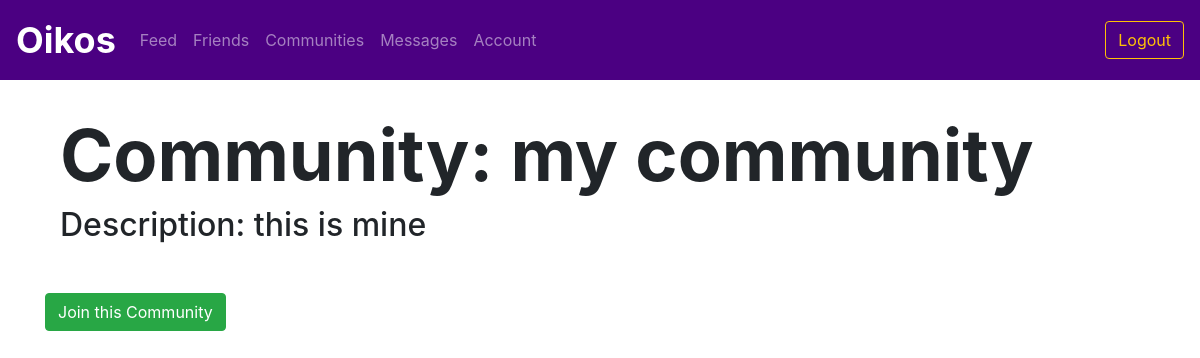
The app's page /community/1 (signed in), older data.
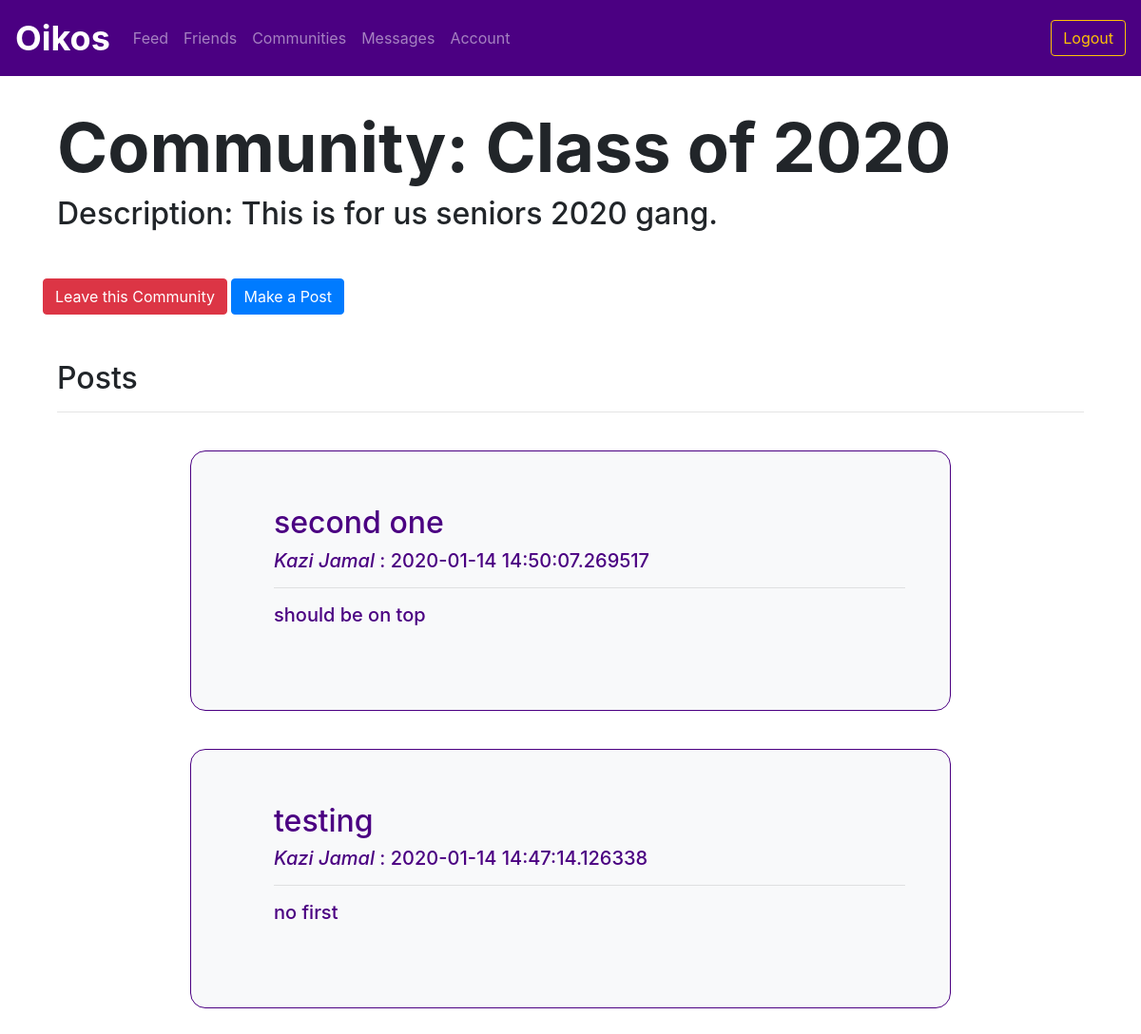
The same page, newer data.
### utl/models.py (models this page shows)
class Community(db.Model):
    communityID = db.Column(db.Integer, primary_key=True)
    name = db.Column(db.Text, nullable=False)
    description = db.Column(db.Text, nullable=False)

class Post(db.Model):
    postID = db.Column(db.Integer, primary_key=True)
    communityID = db.Column(db.Integer, nullable=True)
    userID = db.Column(db.Integer, nullable=False)
    title = db.Column(db.Text, nullable=False)
    content = db.Column(db.Text, nullable=False)
    timestamp = db.Column(db.DateTime, nullable=False, default=datetime.utcnow)

class User(db.Model):
    userID = db.Column(db.Integer, primary_key=True)
    email = db.Column(db.Text, unique=True, nullable=False)
    password = db.Column(db.Text, nullable=False)
    firstName = db.Column(db.Text, nullable=False)
    lastName = db.Column(db.Text, nullable=False)
    displayName = db.Column(db.Text, nullable=False)
    grade = db.Column(db.Text, nullable=False)

### app.py (the view)
@app.route("/community/<communityID>")
@login_required
def community(communityID):
    community = communitiesfunctions.getCommunity(communityID)
    incommunity = communitiesfunctions.inCommunity(session['userID'], communityID)
    post_data = postsfunctions.getCommunityPosts(communityID)
    posts = {}
    for post in post_data:
        posts[post] = postsfunctions.getCreator(post.postID)
    return render_template("community.html", community=community, incommunity=incommunity, posts=posts)

### app.py (called while the page is built)
def login_required(f):
    @wraps(f)
    def decorated_function(*args, **kwargs):
        if "userID" not in session:
            return redirect(url_for('login'))
        return f(*args, **kwargs)
    return decorated_function

### utl/communities.py (called while the page is built)
def getCommunity(communityID):
    community = Community.query.filter_by(communityID=communityID).first()
    return community

def inCommunity(userID, communityID):
    member = Member.query.filter_by(userID=userID, communityID=communityID).first()
    if member == None:
        return False
    return True

### utl/posts.py (called while the page is built)
def getCommunityPosts(communityID):
    posts = Post.query.filter_by(communityID=communityID).order_by(Post.timestamp.desc())
    return posts

def getCreator(postID):
    post = Post.query.filter_by(postID=postID).first()
    userID = post.userID
    user = User.query.filter_by(userID=userID).first()
    return user

### templates/community.html (shortened to what this page needs)
{% extends "logbase.html" %}
{% block body %}
<div class="content mb-5">
     <h1 class="display-3" style="font-weight: 700; padding-left: 5vw; padding-top: 5vh;">Community: {{ community.name }}</h1>
     <h2 style="padding-left: 5vw;">Description: {{ community.description }}</h2>
</div>
{% if incommunity %}
<div class="container">
    <a href="/leavecommunity/{{ community.communityID }}" class="btn btn-danger">Leave this Community</a>
    <button type="button" class="btn btn-primary" data-toggle="modal" data-target="#newCommunityPostModal">
        Make a Post
    </button>
<div class="container my-5">
    <h2>Posts</h2>
    <hr>
    {% if not posts %}
    <p>No posts.</p>
    {% else %}
    {% for post in posts %}
    <div class="row" style="margin-left: 5vw; margin-right: 5vw; margin-top: 5vh;">
        <div class="container col-md-10 bg-light border border-primary" style="padding: 2em; border-radius: 1em;">
            <p class="m-0">
            <br>
            <div class="col">
                <ul>
                    <h2>{{ post.title }}</h2>
                    <h5> <i>{{ posts[post].displayName }}</i> : {{ post.timestamp }}<h5>
                    <hr>
                    <p>{{ post.content }}</p>
                    <br>
                </ul>
            </div>
        </div>
    </div>
    {% endfor %}
    {% endif %}
</div>
{% else %}
<div class="container">
    <a href="/joincommunity/{{ community.communityID }}" class="btn btn-success">Join this Community</a>
</div>
{% endif %}
{% endblock %}

Row changes from the older to the newer data that the page shows:
changed Community: name "my community" → "Class of 2020"; description "this is mine" → "This is for us seniors 2020 gang."
added Post: title "second one", timestamp "2020-01-14 14:50:07.269517", content "should be on top"
now on this page (row unchanged): User: displayName "Kazi Jamal"
added Post: title "testing", timestamp "2020-01-14 14:47:14.126338", content "no first"
Text that changed along with them:
text no longer shown: "Join this Community"
text now shown: "Leave this Community Make a Post Posts"
